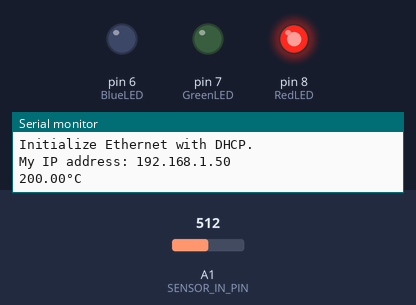
Bench run of a sketch on a simulated Arduino Uno, built with avr-gcc and run on an emulated ATmega328P. Shown: output pins drawn as LEDs (lit = HIGH), the last lines printed to the serial monitor. Inputs (shaded band) come from the test bench; at power-on: A1 (SENSOR_IN_PIN) = 512. WiFi joins after 1.5 s; servers stay silent unless stated.

Above: at 2.7 s.
2.8 s: A1 (SENSOR_IN_PIN) set to 168
6.3 s: A1 (SENSOR_IN_PIN) set to 155
At 7.8 s:
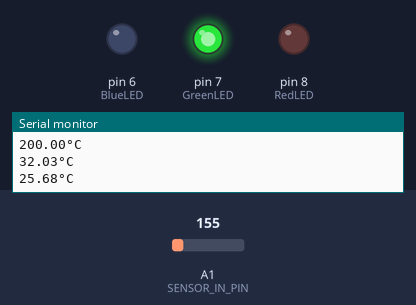
9.8 s: A1 (SENSOR_IN_PIN) set to 122
At 13.1 s:
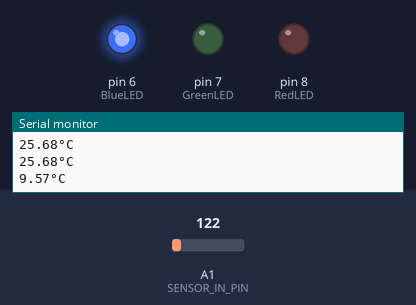
13.8 s: A1 (SENSOR_IN_PIN) set to 306
At 16.4 s:
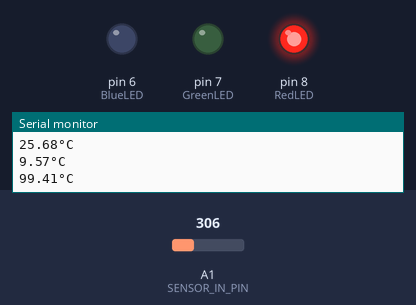
17.3 s: A1 (SENSOR_IN_PIN) set to 16
At 18.5 s:
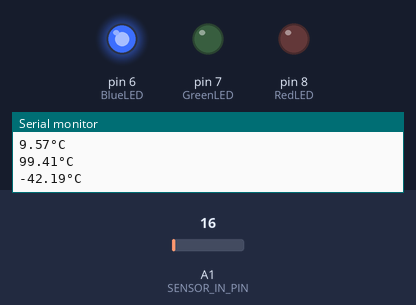
Timing chart, 0 to 20.3 s (numbered marks = the images above; inputs shaded):
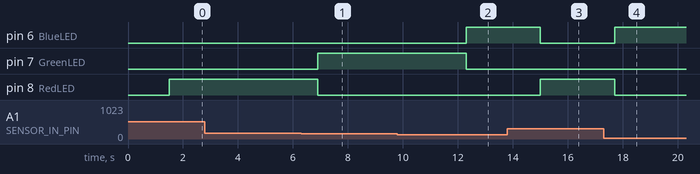

The sketch:

temperature.ino
```cpp
#include <Ethernet.h>


const int BAUD_RATE = 9600;

// username pi
// pass pi
// root pass toor
const char* RPI_SERVER = "192.168.1.100"; //"raspberrypi.local";  Lahko se tudi uporabi str"(String)"
const int RPI_PORT = 12345;

const int SENSOR_IN_PIN = A1;

EthernetClient client;  //razred EthernetClient

byte MAC[] = {
  0x00, 0xAA, 0xBB, 0xCC, 0xDE, 0x02
};

int BlueLED = 6;
int GreenLED = 7;
int RedLED = 8;

void setup() {
  Serial.begin(BAUD_RATE);

  Serial.println("Initialize Ethernet with DHCP.");
  while (Ethernet.begin(MAC) == 0) {      //pošlje zahtevo za ip preko dhcp
    Serial.println("Failed to configure Ethernet using DHCP");
  }

  Serial.print("My IP address: ");      //izpiše na usb
  Serial.println(Ethernet.localIP());

  pinMode(SENSOR_IN_PIN, INPUT);
  pinMode(BlueLED, OUTPUT);
  pinMode(GreenLED, OUTPUT);
  pinMode(RedLED, OUTPUT);
}

void loop() {
  int data = analogRead(SENSOR_IN_PIN);
  float voltage = data*5.0;
  voltage /= 1024.0;

  float temp = (voltage - 0.5) * 100 ;

  if (temp < 24) {
  digitalWrite(BlueLED, HIGH);
  digitalWrite(GreenLED, LOW);
  digitalWrite(RedLED, LOW);
  }

  if (temp < 26 and temp > 24) {
  digitalWrite(BlueLED, LOW);
  digitalWrite(GreenLED, HIGH);
  digitalWrite(RedLED, LOW);
  }

  if (temp > 26){
  digitalWrite(BlueLED, LOW);
  digitalWrite(GreenLED, LOW);
  digitalWrite(RedLED, HIGH);
  }

  if (!client.connected()) {  // <-
    //reconnect
    int conn_status = client.connect(RPI_SERVER, RPI_PORT); // <-

    if (!client.connected()) {
      Serial.println("Connection to " + (String)RPI_SERVER + " failed.");
      Serial.println("Return code: " + (String)conn_status);
    }
    }
  else {
    client.print(String(temp)); // <-
    }
  Serial.print(temp); Serial.println("°C");

  delay(2500);
}
```

Measured:
- the behaviour switches between 156 and 155 on A1 (SENSOR_IN_PIN) (found by bisection; images 0 and 1)
- after the input at 6.3 s, pin 7 (GreenLED): LOW → HIGH after 0.60 s; pin 8 (RedLED): HIGH → LOW after 0.60 s
- after the input at 9.8 s, pin 6 (BlueLED): LOW → HIGH after 2.5 s; pin 7 (GreenLED): HIGH → LOW after 2.5 s
- after the input at 13.8 s, pin 6 (BlueLED): HIGH → LOW after 1.2 s; pin 8 (RedLED): LOW → HIGH after 1.2 s
- after the input at 17.3 s, pin 6 (BlueLED): LOW → HIGH after 0.41 s; pin 8 (RedLED): HIGH → LOW after 0.41 s
